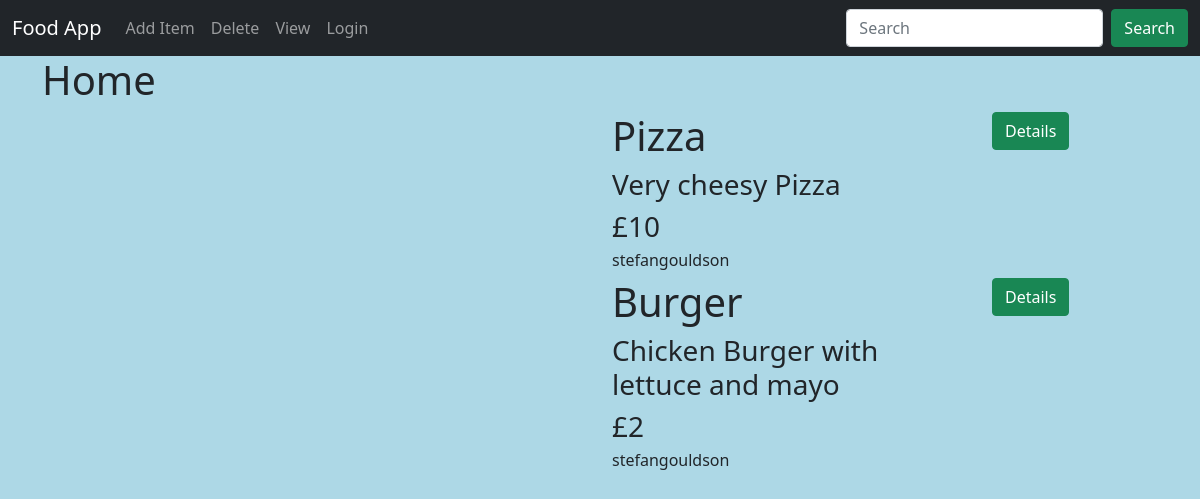
The page /food/ on the database as committed earlier.
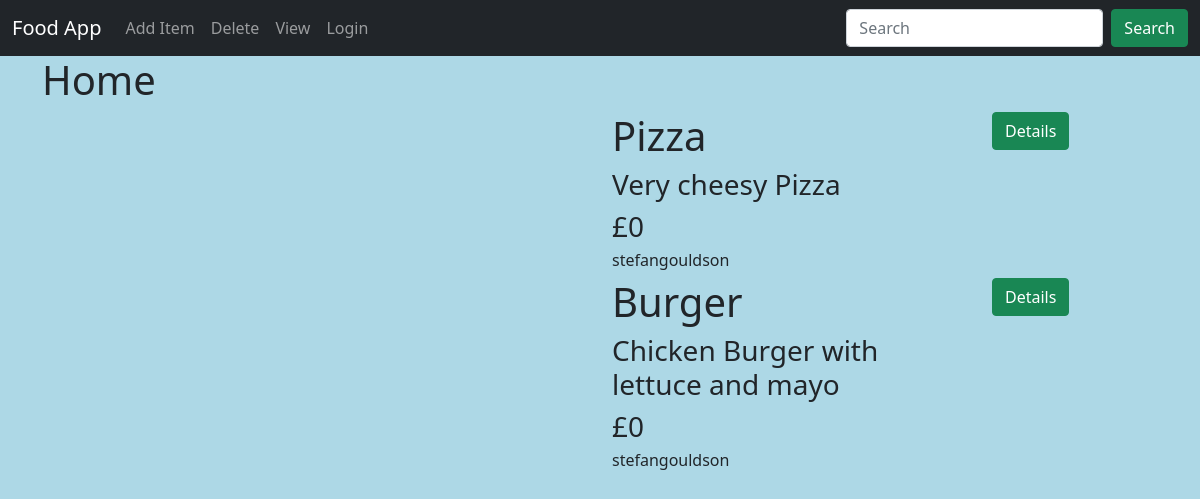
The same page on the database as committed later.
### food/models.py (models this page shows, shortened)
class Item(models.Model):
    user_name = models.ForeignKey(User, on_delete=models.CASCADE, default=1)
    item_name = models.CharField(max_length=200)
    item_desc = models.CharField(max_length=200)
    item_price = models.IntegerField()
    item_image = models.CharField(max_length=500, default="https://platerate.com/images/tempfoodnotext.png")

### food/views.py (the view)
# urls.py: path('', views.IndexClassView.as_view(), name='index'),
class IndexClassView(ListView):
    model = Item
    template_name = 'food/index.html'
    context_object_name = 'item_list'

### food/templates/food/index.html (shortened to what this page needs)
{% extends 'food/base.html' %}
{% block body %}
    <h1>Home</h1>
        <div class="row">
        {% for item in item_list %}
        <div class="col-6 mb-2">
        </div>
        <div class="col-4">
            <h1>{{item.item_name}}</h1>
            <h3>{{item.item_desc}}</h3>
            <h3>£{{item.item_price}}</h3>
            <h6>{{ item.user_name }}</h6>
        </div>
        <div class="col-2">
            <a class="btn btn-success" href="{% url 'food:detail' item.id %}">Details</a>
        </div>
        {% endfor %}
        </div>
{% endblock %}

Rows that differ between the two databases and show on the page:
changed Item "Pizza": item_price "10" → "0"
changed Item "Burger": item_price "2" → "0"
